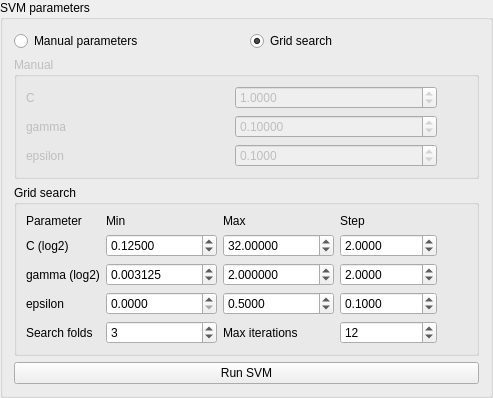
                   <widget class="QGroupBox" name="groupSVMParameters">
                    <property name="title">
                     <string>SVM parameters</string>
                    </property>
                    <layout class="QVBoxLayout" name="verticalLayoutSVMParameters">
                     <item>
                      <layout class="QHBoxLayout" name="horizontalLayoutSVMMode">
                       <item>
                        <widget class="QRadioButton" name="chkSVMUseManual">
                         <property name="toolTip">
                          <string>Use the manual values currently defined for C, gamma and epsilon.</string>
                         </property>
                         <property name="whatsThis">
                          <string>Use the manual values currently defined for C, gamma and epsilon.</string>
                         </property>
                         <property name="text">
                          <string>Manual parameters</string>
                         </property>
                        </widget>
                       </item>
                       <item>
                        <widget class="QRadioButton" name="chkSVMUseGrid">
                         <property name="toolTip">
                          <string>Search several candidate values for C, gamma and epsilon and keep the best combination found.</string>
                         </property>
                         <property name="whatsThis">
                          <string>Search several candidate values for C, gamma and epsilon and keep the best combination found.</string>
                         </property>
                         <property name="text">
                          <string>Grid search</string>
                         </property>
                         <property name="checked">
                          <bool>true</bool>
                         </property>
                        </widget>
                       </item>
                      </layout>
                     </item>
                     <item>
                      <widget class="QGroupBox" name="grpSVMManual">
                       <property name="enabled">
                        <bool>false</bool>
                       </property>
                       <property name="title">
                        <string>Manual</string>
                       </property>
                       <layout class="QGridLayout" name="gridLayoutSVMManual">
                        <item row="0" column="0">
                         <widget class="QLabel" name="labelSVM_C_manual">
                          <property name="text">
                           <string>C</string>
                          </property>
                         </widget>
                        </item>
                        <item row="0" column="1">
                         <widget class="QDoubleSpinBox" name="spinSVM_C_manual">
                          <property name="toolTip">
                           <string>Penalty for prediction errors in SVR. Higher values fit the training data more strictly; lower values allow a smoother fit.</string>
                          </property>
                          <property name="whatsThis">
                           <string>Penalty for prediction errors in SVR. Higher values fit the training data more strictly; lower values allow a smoother fit.</string>
                          </property>
                          <property name="decimals">
                           <number>4</number>
                          </property>
                          <property name="minimum">
                           <double>0.000000000000000</double>
                          </property>
                          <property name="maximum">
                           <double>999999.000000000000000</double>
                          </property>
                          <property name="singleStep">
                           <double>0.100000000000000</double>
                          </property>
                          <property name="value">
                           <double>1.000000000000000</double>
                          </property>
                         </widget>
                        </item>
                        <item row="1" column="0">
                         <widget class="QLabel" name="labelSVM_gamma_manual">
                          <property name="text">
                           <string>gamma</string>
                          </property>
                         </widget>
                        </item>
                        <item row="1" column="1">
                         <widget class="QDoubleSpinBox" name="spinSVM_gamma_manual">
                          <property name="toolTip">
                           <string>RBF kernel influence radius. Higher values create more local and complex responses; lower values create smoother responses.</string>
                          </property>
                          <property name="whatsThis">
                           <string>RBF kernel influence radius. Higher values create more local and complex responses; lower values create smoother responses.</string>
                          </property>
                          <property name="decimals">
                           <number>5</number>
                          </property>
                          <property name="minimum">
                           <double>0.000010000000000</double>
                          </property>
                          <property name="maximum">
                           <double>999999.000000000000000</double>
                          </property>
                          <property name="singleStep">
                           <double>0.010000000000000</double>
                          </property>
                          <property name="value">
                           <double>0.100000000000000</double>
                          </property>
                         </widget>
                        </item>
                        <item row="2" column="0">
                         <widget class="QLabel" name="labelSVM_epsilon_manual">
                          <property name="text">
                           <string>epsilon</string>
                          </property>
                         </widget>
                        </item>
                        <item row="2" column="1">
                         <widget class="QDoubleSpinBox" name="spinSVM_epsilon_manual">
                          <property name="toolTip">
                           <string>Insensitive margin around the regression function. Smaller values fit the data more tightly; larger values ignore small errors and smooth the model.</string>
                          </property>
                          <property name="whatsThis">
                           <string>Insensitive margin around the regression function. Smaller values fit the data more tightly; larger values ignore small errors and smooth the model.</string>
                          </property>
                          <property name="decimals">
                           <number>4</number>
                          </property>
                          <property name="minimum">
                           <double>0.000000000000000</double>
                          </property>
                          <property name="maximum">
                           <double>999999.000000000000000</double>
                          </property>
                          <property name="singleStep">
                           <double>0.050000000000000</double>
                          </property>
                          <property name="value">
                           <double>0.100000000000000</double>
                          </property>
                         </widget>
                        </item>
                        <item row="0" column="2">
                         <widget class="QToolButton" name="btnInfoSVMCManual">
                          <property name="enabled">
                           <bool>false</bool>
                          </property>
                          <property name="toolTip">
                           <string>C controls the penalty for prediction errors in Support Vector Regression. Larger values force the model to fit the training data more strictly, while smaller values allow a smoother and more tolerant fit.</string>
                          </property>
                          <property name="whatsThis">
                           <string>C controls the penalty for prediction errors in Support Vector Regression. Larger values force the model to fit the training data more strictly, while smaller values allow a smoother and more tolerant fit.</string>
                          </property>
                          <property name="text">
                           <string/>
                          </property>
                          <property name="icon">
                           <iconset>
                            <normaloff>info.png</normaloff>info.png</iconset>
                          </property>
                          <property name="iconSize">
                           <size>
                            <width>16</width>
                            <height>16</height>
                           </size>
                          </property>
                          <property name="toolButtonStyle">
                           <enum>Qt::ToolButtonIconOnly</enum>
                          </property>
                          <property name="autoRaise">
                           <bool>true</bool>
                          </property>
                         </widget>
                        </item>
                        <item row="1" column="2">
                         <widget class="QToolButton" name="btnInfoSVMGammaManual">
                          <property name="enabled">
                           <bool>false</bool>
                          </property>
                          <property name="toolTip">
                           <string>gamma controls how local the influence of each sample is in the radial basis function (RBF) kernel. Higher gamma values create more local and complex responses; lower values create smoother and broader responses.</string>
                          </property>
                          <property name="whatsThis">
                           <string>gamma controls how local the influence of each sample is in the radial basis function (RBF) kernel. Higher gamma values create more local and complex responses; lower values create smoother and broader responses.</string>
                          </property>
                          <property name="text">
                           <string/>
                          </property>
                          <property name="icon">
                           <iconset>
                            <normaloff>info.png</normaloff>info.png</iconset>
                          </property>
                          <property name="iconSize">
                           <size>
                            <width>16</width>
                            <height>16</height>
                           </size>
                          </property>
                          <property name="toolButtonStyle">
                           <enum>Qt::ToolButtonIconOnly</enum>
                          </property>
                          <property name="autoRaise">
                           <bool>true</bool>
                          </property>
                         </widget>
                        </item>
                        <item row="2" column="2">
                         <widget class="QToolButton" name="btnInfoSVMEpsilonManual">
                          <property name="enabled">
                           <bool>false</bool>
                          </property>
                          <property name="toolTip">
                           <string>epsilon defines the width of the insensitive zone around the regression function. Errors smaller than epsilon are ignored during training. Smaller values fit the data more tightly; larger values produce a smoother model.</string>
                          </property>
                          <property name="whatsThis">
                           <string>epsilon defines the width of the insensitive zone around the regression function. Errors smaller than epsilon are ignored during training. Smaller values fit the data more tightly; larger values produce a smoother model.</string>
                          </property>
                          <property name="text">
                           <string/>
                          </property>
                          <property name="icon">
                           <iconset>
                            <normaloff>info.png</normaloff>info.png</iconset>
                          </property>
                          <property name="iconSize">
                           <size>
                            <width>16</width>
                            <height>16</height>
                           </size>
                          </property>
                          <property name="toolButtonStyle">
                           <enum>Qt::ToolButtonIconOnly</enum>
                          </property>
                          <property name="autoRaise">
                           <bool>true</bool>
                          </property>
                         </widget>
                        </item>
                       </layout>
                      </widget>
                     </item>
                     <item>
                      <widget class="QGroupBox" name="grpSVMGrid">
                       <property name="title">
                        <string>Grid search</string>
                       </property>
                       <layout class="QGridLayout" name="gridLayoutSVMGrid">
                        <item row="0" column="0">
                         <widget class="QLabel" name="labelSVMGridParameter">
                          <property name="text">
                           <string>Parameter</string>
                          </property>
                         </widget>
                        </item>
                        <item row="0" column="1">
                         <widget class="QLabel" name="labelSVMGridMin">
                          <property name="text">
                           <string>Min</string>
                          </property>
                         </widget>
                        </item>
                        <item row="0" column="2">
                         <widget class="QLabel" name="labelSVMGridMax">
                          <property name="text">
                           <string>Max</string>
                          </property>
                         </widget>
                        </item>
                        <item row="0" column="3">
                         <widget class="QLabel" name="labelSVMGridStep">
                          <property name="text">
                           <string>Step</string>
                          </property>
                         </widget>
                        </item>
                        <item row="1" column="0">
                         <widget class="QLabel" name="labelSVM_C_grid">
                          <property name="text">
                           <string>C (log2)</string>
                          </property>
                         </widget>
                        </item>
                        <item row="1" column="1">
                         <widget class="QDoubleSpinBox" name="spinSVM_C_min">
                          <property name="toolTip">
                           <string>Minimum value explored for C during grid/random search.</string>
                          </property>
                          <property name="whatsThis">
                           <string>Minimum value explored for C during grid/random search.</string>
                          </property>
                          <property name="decimals">
                           <number>5</number>
                          </property>
                          <property name="minimum">
                           <double>0.000010000000000</double>
                          </property>
                          <property name="maximum">
                           <double>999999.000000000000000</double>
                          </property>
                          <property name="singleStep">
                           <double>0.125000000000000</double>
                          </property>
                          <property name="value">
                           <double>0.125000000000000</double>
                          </property>
                         </widget>
                        </item>
                        <item row="1" column="2">
                         <widget class="QDoubleSpinBox" name="spinSVM_C_max">
                          <property name="toolTip">
                           <string>Maximum value explored for C during grid/random search.</string>
                          </property>
                          <property name="whatsThis">
                           <string>Maximum value explored for C during grid/random search.</string>
                          </property>
                          <property name="decimals">
                           <number>5</number>
                          </property>
                          <property name="minimum">
                           <double>0.000010000000000</double>
                          </property>
                          <property name="maximum">
                           <double>999999.000000000000000</double>
                          </property>
                          <property name="singleStep">
                           <double>1.000000000000000</double>
                          </property>
                          <property name="value">
                           <double>32.000000000000000</double>
                          </property>
                         </widget>
                        </item>
                        <item row="1" column="3">
                         <widget class="QDoubleSpinBox" name="spinSVM_C_step">
                          <property name="toolTip">
                           <string>Multiplicative or incremental step used to generate C candidates, depending on the search logic.</string>
                          </property>
                          <property name="whatsThis">
                           <string>Multiplicative or incremental step used to generate C candidates, depending on the search logic.</string>
                          </property>
                          <property name="decimals">
                           <number>4</number>
                          </property>
                          <property name="minimum">
                           <double>0.000000000000000</double>
                          </property>
                          <property name="maximum">
                           <double>999999.000000000000000</double>
                          </property>
                          <property name="singleStep">
                           <double>0.500000000000000</double>
                          </property>
                          <property name="value">
                           <double>2.000000000000000</double>
                          </property>
                         </widget>
                        </item>
                        <item row="2" column="0">
                         <widget class="QLabel" name="labelSVM_gamma_grid">
                          <property name="text">
                           <string>gamma (log2)</string>
                          </property>
                         </widget>
                        </item>
                        <item row="2" column="1">
                         <widget class="QDoubleSpinBox" name="spinSVM_gamma_min">
                          <property name="toolTip">
                           <string>Minimum value explored for gamma during grid/random search.</string>
                          </property>
                          <property name="whatsThis">
                           <string>Minimum value explored for gamma during grid/random search.</string>
                          </property>
                          <property name="decimals">
                           <number>6</number>
                          </property>
                          <property name="minimum">
                           <double>0.000010000000000</double>
                          </property>
                          <property name="maximum">
                           <double>999999.000000000000000</double>
                          </property>
                          <property name="singleStep">
                           <double>0.003125000000000</double>
                          </property>
                          <property name="value">
                           <double>0.003125000000000</double>
                          </property>
                         </widget>
                        </item>
                        <item row="2" column="2">
                         <widget class="QDoubleSpinBox" name="spinSVM_gamma_max">
                          <property name="toolTip">
                           <string>Maximum value explored for gamma during grid/random search.</string>
                          </property>
                          <property name="whatsThis">
                           <string>Maximum value explored for gamma during grid/random search.</string>
                          </property>
                          <property name="decimals">
                           <number>6</number>
                          </property>
                          <property name="minimum">
                           <double>0.000010000000000</double>
                          </property>
                          <property name="maximum">
                           <double>999999.000000000000000</double>
                          </property>
                          <property name="singleStep">
                           <double>0.100000000000000</double>
                          </property>
                          <property name="value">
                           <double>2.000000000000000</double>
                          </property>
                         </widget>
                        </item>
                        <item row="2" column="3">
                         <widget class="QDoubleSpinBox" name="spinSVM_gamma_step">
                          <property name="toolTip">
                           <string>Multiplicative or incremental step used to generate gamma candidates, depending on the search logic.</string>
                          </property>
                          <property name="whatsThis">
                           <string>Multiplicative or incremental step used to generate gamma candidates, depending on the search logic.</string>
                          </property>
                          <property name="decimals">
                           <number>4</number>
                          </property>
                          <property name="minimum">
                           <double>0.000000000000000</double>
                          </property>
                          <property name="maximum">
                           <double>999999.000000000000000</double>
                          </property>
                          <property name="singleStep">
                           <double>0.500000000000000</double>
                          </property>
                          <property name="value">
                           <double>2.000000000000000</double>
                          </property>
                         </widget>
                        </item>
                        <item row="3" column="0">
                         <widget class="QLabel" name="labelSVM_epsilon_grid">
                          <property name="text">
                           <string>epsilon</string>
                          </property>
                         </widget>
                        </item>
                        <item row="3" column="1">
                         <widget class="QDoubleSpinBox" name="spinSVM_epsilon_min">
                          <property name="toolTip">
                           <string>Minimum value explored for epsilon during grid/random search.</string>
                          </property>
                          <property name="whatsThis">
                           <string>Minimum value explored for epsilon during grid/random search.</string>
                          </property>
                          <property name="decimals">
                           <number>4</number>
                          </property>
                          <property name="minimum">
                           <double>0.000000000000000</double>
                          </property>
                          <property name="maximum">
                           <double>1000.000000000000000</double>
                          </property>
                          <property name="singleStep">
                           <double>0.050000000000000</double>
                          </property>
                          <property name="value">
                           <double>0.000000000000000</double>
                          </property>
                         </widget>
                        </item>
                        <item row="3" column="2">
                         <widget class="QDoubleSpinBox" name="spinSVM_epsilon_max">
                          <property name="toolTip">
                           <string>Maximum value explored for epsilon during grid/random search.</string>
                          </property>
                          <property name="whatsThis">
                           <string>Maximum value explored for epsilon during grid/random search.</string>
                          </property>
                          <property name="decimals">
                           <number>4</number>
                          </property>
                          <property name="minimum">
                           <double>0.000000000000000</double>
                          </property>
                          <property name="maximum">
                           <double>1000.000000000000000</double>
                          </property>
                          <property name="singleStep">
                           <double>0.050000000000000</double>
                          </property>
                          <property name="value">
                           <double>0.500000000000000</double>
                          </property>
                         </widget>
                        </item>
                        <item row="3" column="3">
                         <widget class="QDoubleSpinBox" name="spinSVM_epsilon_step">
                          <property name="toolTip">
                           <string>Step used to generate epsilon candidates during the search.</string>
                          </property>
                          <property name="whatsThis">
                           <string>Step used to generate epsilon candidates during the search.</string>
                          </property>
                          <property name="decimals">
                           <number>4</number>
                          </property>
                          <property name="minimum">
                           <double>0.010000000000000</double>
                          </property>
                          <property name="maximum">
                           <double>1000.000000000000000</double>
                          </property>
                          <property name="singleStep">
                           <double>0.050000000000000</double>
                          </property>
                          <property name="value">
                           <double>0.100000000000000</double>
                          </property>
                         </widget>
                        </item>
                        <item row="4" column="0">
                         <widget class="QLabel" name="labelSVMSearchFolds">
                          <property name="text">
                           <string>Search folds</string>
                          </property>
                         </widget>
                        </item>
                        <item row="4" column="1">
                         <widget class="QSpinBox" name="spinSVMSearchK">
                          <property name="toolTip">
                           <string>Only used when Grid Search is enabled. Number of folds used to evaluate candidate hyperparameters.</string>
                          </property>
                          <property name="whatsThis">
                           <string>Only used when Grid Search is enabled. Number of folds used to evaluate candidate hyperparameters.</string>
                          </property>
                          <property name="minimum">
                           <number>2</number>
                          </property>
                          <property name="maximum">
                           <number>10</number>
                          </property>
                          <property name="value">
                           <number>3</number>
                          </property>
                         </widget>
                        </item>
                        <item row="4" column="2">
                         <widget class="QLabel" name="labelSVMSearchIter">
                          <property name="text">
                           <string>Max iterations</string>
                          </property>
                         </widget>
                        </item>
                        <item row="4" column="3">
                         <widget class="QSpinBox" name="spinSVMSearchIter">
                          <property name="toolTip">
                           <string>Only used when Grid Search is enabled. Maximum number of candidate combinations tested during the search.</string>
                          </property>
                          <property name="whatsThis">
                           <string>Only used when Grid Search is enabled. Maximum number of candidate combinations tested during the search.</string>
                          </property>
                          <property name="minimum">
                           <number>1</number>
                          </property>
                          <property name="maximum">
                           <number>100</number>
                          </property>
                          <property name="value">
                           <number>12</number>
                          </property>
                         </widget>
                        </item>
                        <item row="4" column="2">
                         <widget class="QToolButton" name="btnInfoSVMSearchK">
                          <property name="toolTip">
                           <string>Only used when Grid Search is enabled. Number of cross-validation folds used to compare candidate SVM hyperparameters. Lower values are faster; higher values are usually more robust but slower.</string>
                          </property>
                          <property name="whatsThis">
                           <string>Only used when Grid Search is enabled. Number of cross-validation folds used to compare candidate SVM hyperparameters. Lower values are faster; higher values are usually more robust but slower.</string>
                          </property>
                          <property name="text">
                           <string/>
                          </property>
                          <property name="icon">
                           <iconset>
                            <normaloff>info.png</normaloff>info.png</iconset>
                          </property>
                          <property name="iconSize">
                           <size>
                            <width>16</width>
                            <height>16</height>
                           </size>
                          </property>
                          <property name="toolButtonStyle">
                           <enum>Qt::ToolButtonIconOnly</enum>
                          </property>
                          <property name="autoRaise">
                           <bool>true</bool>
                          </property>
                         </widget>
                        </item>
                        <item row="4" column="4">
                         <widget class="QToolButton" name="btnInfoSVMSearchIter">
                          <property name="toolTip">
                           <string>Only used when Grid Search is enabled. Maximum number of candidate parameter combinations tested during the search. More iterations explore the search space better, but increase processing time.</string>
                          </property>
                          <property name="whatsThis">
                           <string>Only used when Grid Search is enabled. Maximum number of candidate parameter combinations tested during the search. More iterations explore the search space better, but increase processing time.</string>
                          </property>
                          <property name="text">
                           <string/>
                          </property>
                          <property name="icon">
                           <iconset>
                            <normaloff>info.png</normaloff>info.png</iconset>
                          </property>
                          <property name="iconSize">
                           <size>
                            <width>16</width>
                            <height>16</height>
                           </size>
                          </property>
                          <property name="toolButtonStyle">
                           <enum>Qt::ToolButtonIconOnly</enum>
                          </property>
                          <property name="autoRaise">
                           <bool>true</bool>
                          </property>
                         </widget>
                        </item>
                       </layout>
                      </widget>
                     </item>
                     <item>
                      <widget class="QPushButton" name="btnSVMRun">
                       <property name="text">
                        <string>Run SVM</string>
                       </property>
                      </widget>
                     </item>
                    </layout>
                   </widget>
